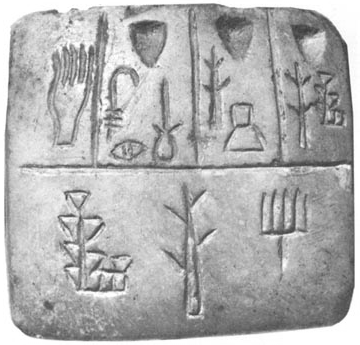
#> input picture images/tablet.png, 360 x 345 px
$ python 6.2_filters_as_templates.py
#> lines starting #> are read from the running program, lines starting #| are printed output that depends on the picture; after the words box and inside, x2 and y2 are one past the last pixel; in counts of white or black regions, pixels touching at a corner belong together
###############################################################################
#   Tutorial 6.2 = Using a filter as a template to identify it's location     #
#                               by: Todd Farr                                 #
###############################################################################

# imports
import numpy as np
import cv2
import matplotlib.pyplot as plt

# write a funciton to find the X, Y location of a template in the image
# read in image and the template
tablet_img = cv2.imread('images/tablet.png', 0)
#> tablet_img is the input picture: shape (345, 360); min 57, max 255, mean 177.1
glyph = cv2.imread('images/glyph_template.png', 0)
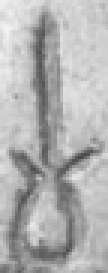
#> input picture images/glyph_template.png, 36 x 91 px (shown 3 times larger)
#> glyph is the input picture: shape (91, 36); min 69, max 245, mean 177.8

# template matching methods in OpenCV
methods = ['cv2.TM_CCOEFF', 'cv2.TM_CCOEFF_NORMED', 'cv2.TM_CCORR',
           'cv2.TM_CCORR_NORMED', 'cv2.TM_SQDIFF', 'cv2.TM_SQDIFF_NORMED']

# method explinations (Need to build on this)
#
# CV_TM_CCORR_NORMED:  This is the normalized cross correlation method

def find_template_2D(image, template, method):
#> called with method = 3
    rows, cols = template.shape # get the shape of the template
#> rows = 91; cols = 36
    result = cv2.matchTemplate(image, template, method)
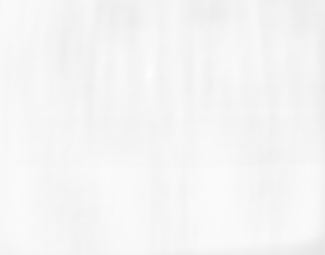
#> result: shape (255, 325) float32; min 0.9, max 1, mean 0.963
    min_val, max_val, min_loc, max_loc = cv2.minMaxLoc(result)
#> min_val = 0.9; max_val = 1; min_loc = (318, 254); max_loc = (149, 74)

    # If the method is TM_SQDIFF or TM_SQDIFF_NORMED, take minimum
    if method in [cv2.TM_SQDIFF, cv2.TM_SQDIFF_NORMED]:
        top_left = min_loc
    else:
        top_left = max_loc
#> top_left = (149, 74)
        bottom_right = (top_left[0] + cols, top_left[1] + rows)
#> bottom_right = (185, 165)

    return result, top_left, bottom_right, method

# find the template location using the function above
result, top_left, bottom_right, method = find_template_2D(
                                        tablet_img, glyph, cv2.TM_CCORR_NORMED)
#> top_left = (149, 74); bottom_right = (185, 165); method = 3

# draw a white bonding bax around the template location
cv2.rectangle(tablet_img, top_left, bottom_right, 255, 2)
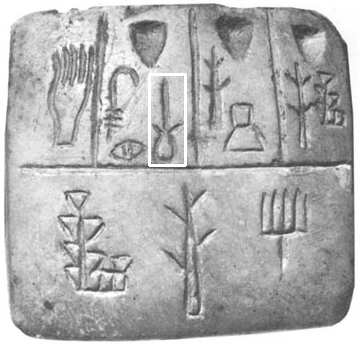
#> tablet_img: shape (345, 360); 0.61% of pixels changed, all inside (x1, y1, x2, y2) = (148, 73, 187, 167)

# plot the results using MatPlotLib
plt.subplot(121),plt.imshow(result ,cmap = 'gray')
plt.title('Matching Result'), plt.xticks([]), plt.yticks([])
plt.subplot(122),plt.imshow(tablet_img, cmap = 'gray')
plt.title('Detected Point'), plt.xticks([]), plt.yticks([])
plt.suptitle(methods[method], fontsize=16)

plt.show()
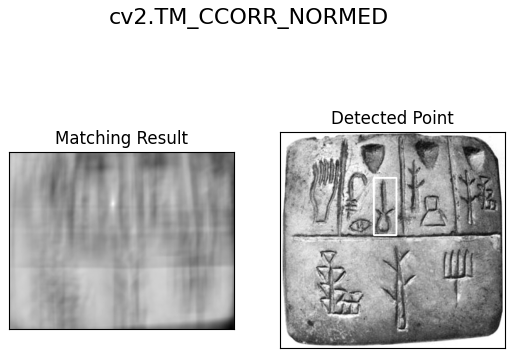
#> figure drawn by matplotlib, 2 panels
